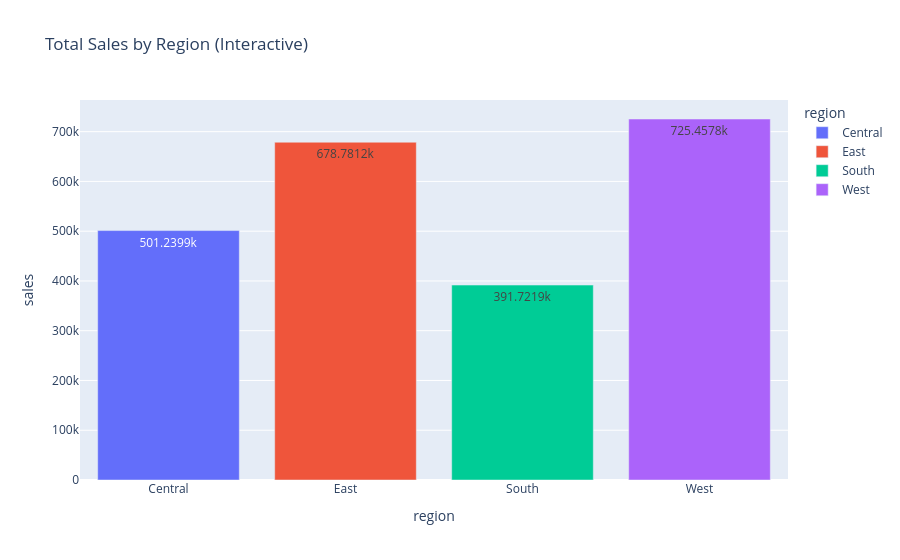

The code cell stored with this chart in its notebook:
### Markdown cell above
## 8. Plotly: Interactive Bar Chart — Sales by Region

### Code cell
region_sales = df.groupby("region", as_index=False)["sales"].sum()

fig = px.bar(region_sales, x="region", y="sales", title="Total Sales by Region (Interactive)",
             color="region", text_auto=True)
fig.write_html("../reports/charts/08_sales_by_region_interactive.html")
fig.show()

### Figure 1 — Plotly figure (JSON) as saved in the notebook; plotly's stock layout.template omitted (floating-point values rounded to 4 significant figures)
{"data": [{"hovertemplate": "region=%{x}<br>sales=%{y}<extra></extra>", "legendgroup": "Central", "marker": {"color": "#636efa", "pattern": {"shape": ""}}, "name": "Central", "orientation": "v", "showlegend": true, "textposition": "auto", "texttemplate": "%{y}", "type": "bar", "x": ["Central"], "xaxis": "x", "y": [501200.0], "yaxis": "y"}, {"hovertemplate": "region=%{x}<br>sales=%{y}<extra></extra>", "legendgroup": "East", "marker": {"color": "#EF553B", "pattern": {"shape": ""}}, "name": "East", "orientation": "v", "showlegend": true, "textposition": "auto", "texttemplate": "%{y}", "type": "bar", "x": ["East"], "xaxis": "x", "y": [678800.0], "yaxis": "y"}, {"hovertemplate": "region=%{x}<br>sales=%{y}<extra></extra>", "legendgroup": "South", "marker": {"color": "#00cc96", "pattern": {"shape": ""}}, "name": "South", "orientation": "v", "showlegend": true, "textposition": "auto", "texttemplate": "%{y}", "type": "bar", "x": ["South"], "xaxis": "x", "y": [391700.0], "yaxis": "y"}, {"hovertemplate": "region=%{x}<br>sales=%{y}<extra></extra>", "legendgroup": "West", "marker": {"color": "#ab63fa", "pattern": {"shape": ""}}, "name": "West", "orientation": "v", "showlegend": true, "textposition": "auto", "texttemplate": "%{y}", "type": "bar", "x": ["West"], "xaxis": "x", "y": [725500.0], "yaxis": "y"}], "layout": {"barmode": "relative", "legend": {"title": {"text": "region"}, "tracegroupgap": 0}, "title": {"text": "Total Sales by Region (Interactive)"}, "xaxis": {"anchor": "y", "categoryarray": ["Central", "East", "South", "West"], "categoryorder": "array", "domain": [0, 1], "title": {"text": "region"}}, "yaxis": {"anchor": "x", "domain": [0, 1], "title": {"text": "sales"}}}}
